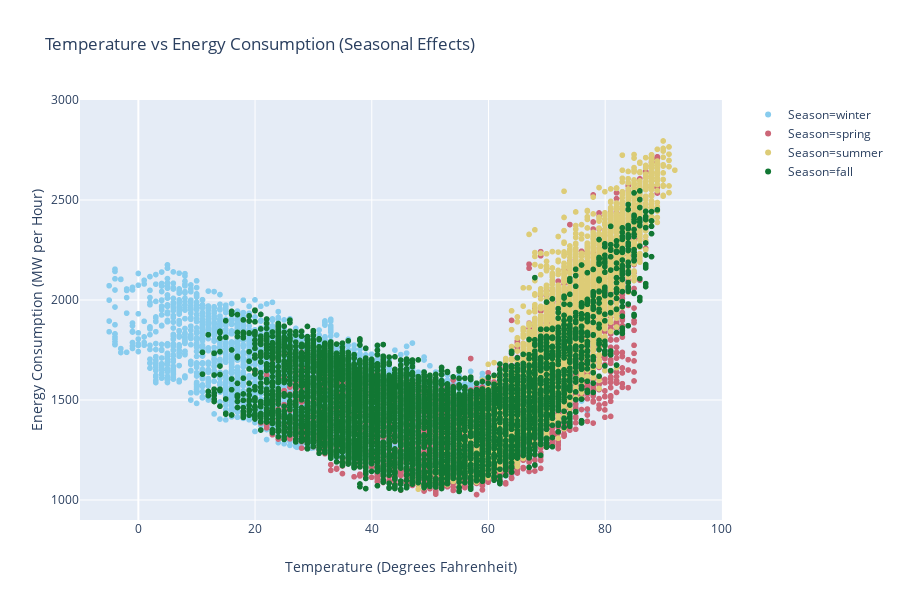

Source (notebook cell):
### Markdown cell above
#### Seasonality Affects Consumption
We see higher our higher consumption/higher temp days in summer and higher consumption/ lower temp days in winter.

### Code cell
fig = px.scatter(train_data
                 ,color_discrete_sequence = px.colors.qualitative.Safe
                 ,x = 'temp'
                 ,range_x = [-10,100]
                 ,y = 'mw'
                 ,range_y = [900,3000]
                 ,color = 'season'
                 , labels = {
                     'temp': 'Temperature (Degrees Fahrenheit)'
                     ,'mw': "Energy Consumption (MW per Hour)"
                     ,'season': "Season"
                     
                 }
                 ,title = 'Temperature vs Energy Consumption (Seasonal Effects)'
                )
fig.show()

### Figure 1 — Plotly figure (JSON) as saved in the notebook; plotly's stock layout.template omitted (floating-point values rounded to 4 significant figures; data arrays with more than 128 entries replaced by an {"elided": "..."} marker saying what was removed)
{"data": [{"hoverlabel": {"namelength": 0}, "hovertemplate": "Season=winter<br>Temperature (Degrees Fahrenheit)=%{x}<br>Energy Consumption (MW per Hour)=%{y}", "legendgroup": "Season=winter", "marker": {"color": "rgb(136, 204, 238)", "symbol": "circle"}, "mode": "markers", "name": "Season=winter", "showlegend": true, "type": "scattergl", "x": {"elided": "5736 float values"}, "xaxis": "x", "y": {"elided": "5736 float values"}, "yaxis": "y"}, {"hoverlabel": {"namelength": 0}, "hovertemplate": "Season=spring<br>Temperature (Degrees Fahrenheit)=%{x}<br>Energy Consumption (MW per Hour)=%{y}", "legendgroup": "Season=spring", "marker": {"color": "rgb(204, 102, 119)", "symbol": "circle"}, "mode": "markers", "name": "Season=spring", "showlegend": true, "type": "scattergl", "x": {"elided": "6624 float values"}, "xaxis": "x", "y": {"elided": "6624 float values"}, "yaxis": "y"}, {"hoverlabel": {"namelength": 0}, "hovertemplate": "Season=summer<br>Temperature (Degrees Fahrenheit)=%{x}<br>Energy Consumption (MW per Hour)=%{y}", "legendgroup": "Season=summer", "marker": {"color": "rgb(221, 204, 119)", "symbol": "circle"}, "mode": "markers", "name": "Season=summer", "showlegend": true, "type": "scattergl", "x": {"elided": "6624 int values"}, "xaxis": "x", "y": {"elided": "6624 float values"}, "yaxis": "y"}, {"hoverlabel": {"namelength": 0}, "hovertemplate": "Season=fall<br>Temperature (Degrees Fahrenheit)=%{x}<br>Energy Consumption (MW per Hour)=%{y}", "legendgroup": "Season=fall", "marker": {"color": "rgb(17, 119, 51)", "symbol": "circle"}, "mode": "markers", "name": "Season=fall", "showlegend": true, "type": "scattergl", "x": {"elided": "6552 float values"}, "xaxis": "x", "y": {"elided": "6552 float values"}, "yaxis": "y"}], "layout": {"height": 600, "legend": {"tracegroupgap": 0}, "title": {"text": "Temperature vs Energy Consumption (Seasonal Effects)"}, "xaxis": {"anchor": "y", "domain": [0, 0.98], "range": [-10, 100], "title": {"text": "Temperature (Degrees Fahrenheit)"}}, "yaxis": {"anchor": "x", "domain": [0, 1], "range": [900, 3000], "title": {"text": "Energy Consumption (MW per Hour)"}}}}
